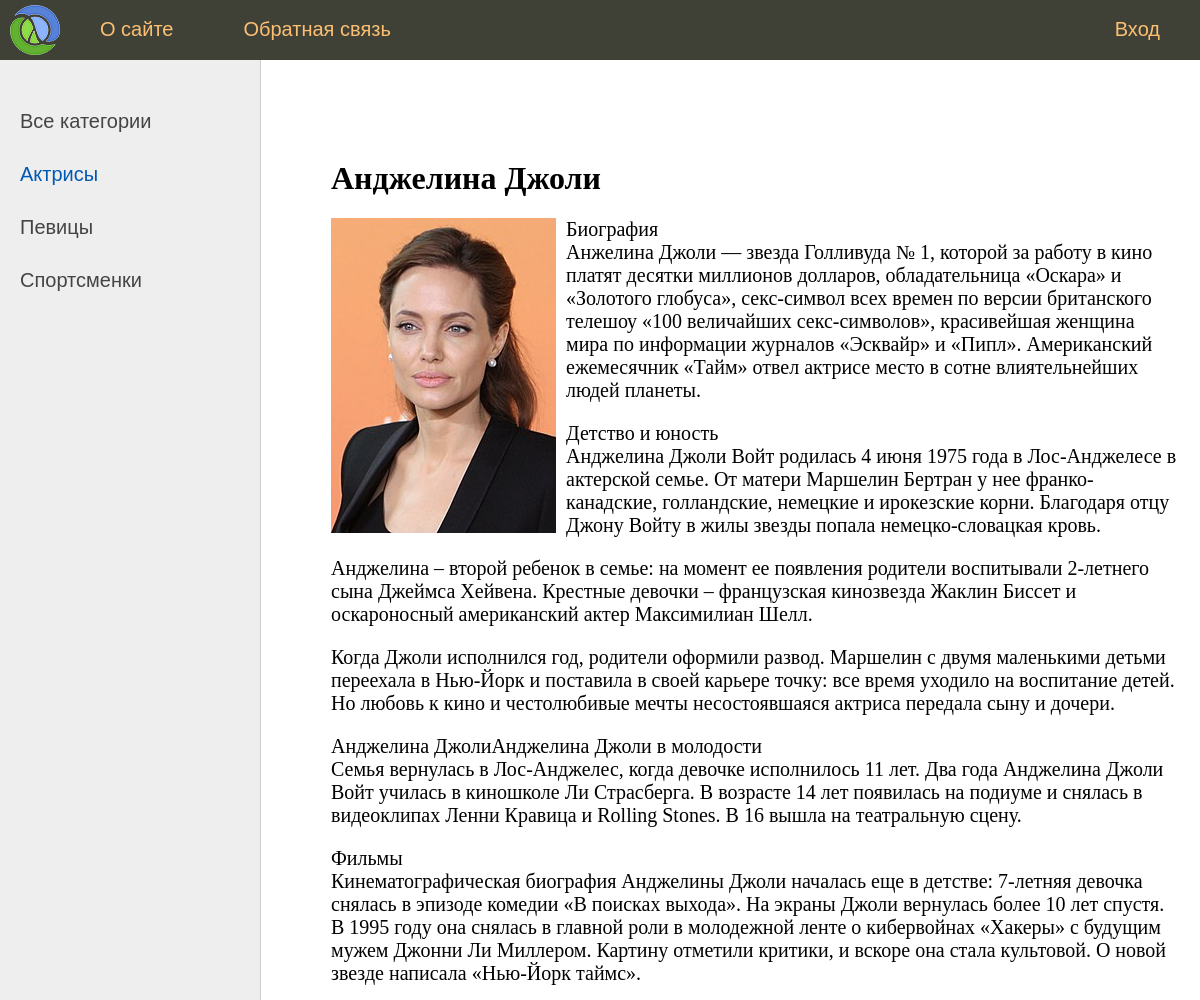
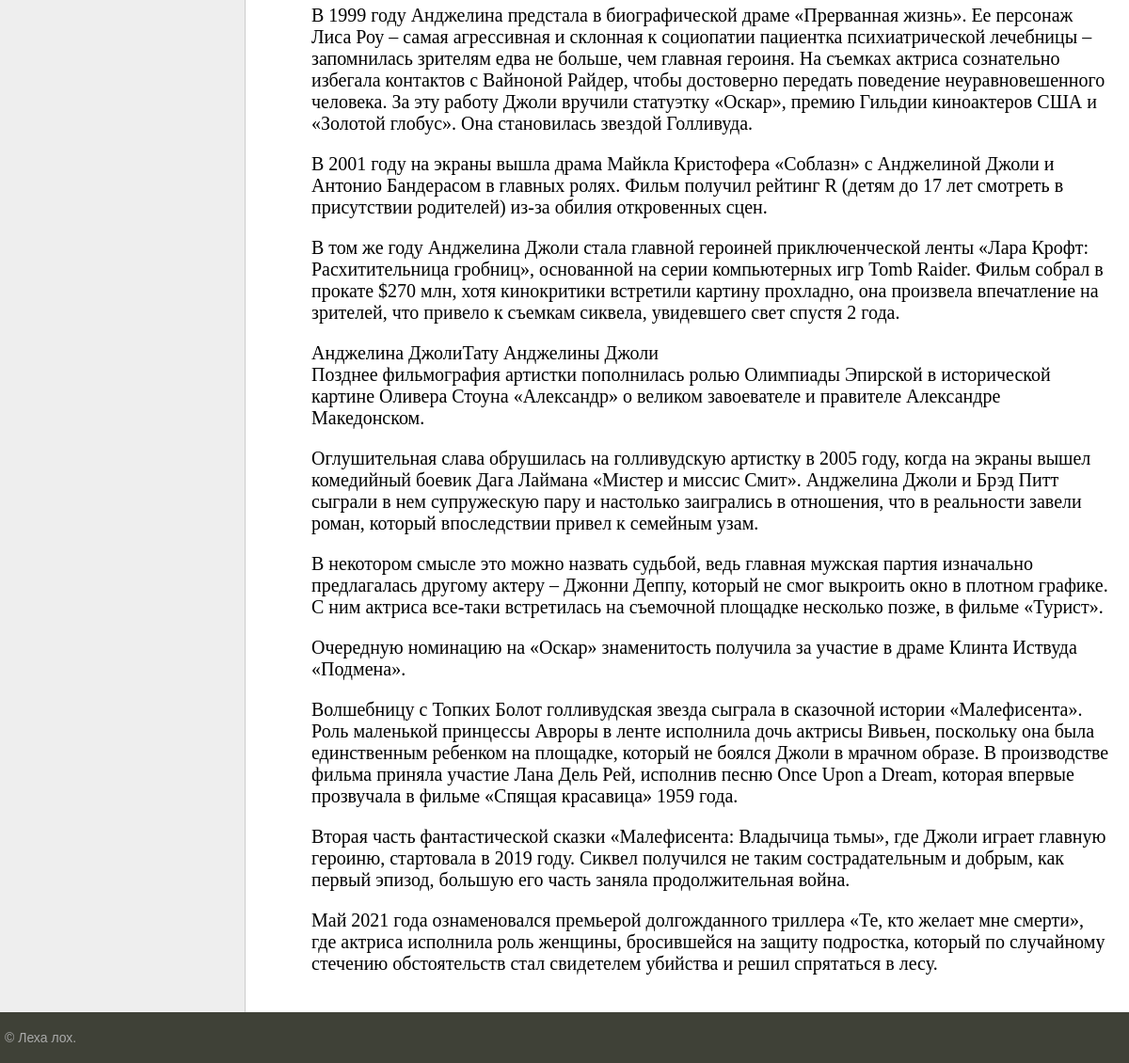
The app's page /post/andzhelina-dzholi/ with its own data (2 pictures, top to bottom).
### women/models.py (models this page shows, shortened)
class Category(models.Model):
    name = models.CharField(max_length=100, db_index = True, verbose_name= 'Категория')
    slug = models.SlugField(max_length=255, unique=True, db_index=True, verbose_name="URL")
    def get_absolute_url(self):
        return reverse('category', kwargs={'cat_slug': self.slug})
    class Meta:
        verbose_name = 'Категории'
        verbose_name_plural = 'Категории'
        ordering = ['id']# Сортировка по умоланию как на сайте так и в админке

class Women(models.Model):
    title = models.CharField(max_length=255, verbose_name= 'Заголовок')
    slug = models.SlugField(max_length=255, unique=True, db_index=True, verbose_name="URL") # unique=True - не будет повторок
    content = models.TextField(blank=True, verbose_name= 'Текст')
    photo = models.ImageField(upload_to="photos/%Y/%m/%d/", verbose_name= 'Фото') # Для работы со статическими данными нужен python -m pip install Pillow
    time_create = models.DateTimeField(auto_now_add=True, verbose_name= 'Дата создания')
    time_update = models.DateTimeField(auto_now=True, verbose_name= 'Дата изменения')
    is_published = models.BooleanField(default=True, verbose_name= 'Публикация')
    cat = models.ForeignKey('Category', on_delete=models.PROTECT, null= True, verbose_name= 'Категория') # Отношение многие к одному (у нескольких женьщины может быть одинаеовая категория)
    def __str__(self):
        return self.title
    class Meta:
        verbose_name = 'Известные женщины'
        verbose_name_plural = 'Известные женщины'
        ordering = ['time_create', 'title']# Сортировка по умоланию как на сайте так и в админке

### women/views.py (the view)
# urls.py: path('post/<slug:post_slug>/', ShowPost.as_view(), name='post'),
class ShowPost(DataMixin, DetailView):
    model = Women
    template_name = 'women/post.htm'
    slug_url_kwarg = 'post_slug' # Принудительно переопреденяем имя переменной из urls, (pk_url_kwarg = 'имя из urls' - для id)
    context_object_name = 'post' # Имя переменной для templates
    def get_context_data(self, *, object_list=None, **kwargs):
        context = super().get_context_data(**kwargs)
        c_def = self.get_user_context(title=context['post'], cat_selected=context['post'].cat_id )
        return dict(list(context.items()) + list(c_def.items()))

### women/templatetags/women_tags.py (called while the page is built)
@register.simple_tag(name='getcats')
def get_categories(): # В шаблоне для использования тега(данных) обращаеся по имени функции
    return Category.objects.all()

### women/utils.py (called while the page is built)
    def get_user_context(self, **kwargs):
        context = kwargs
        cats = cache.get('cats')
        if not cats:
            cats = Category.objects.annotate(Count('women'))
            cache.set('cats', cats, 60)
        user_menu = menu.copy()
        if not self.request.user.is_authenticated:
            user_menu.pop(1) # удаляем пункт меню для не авторизованных пользователей {'title': "Добавить статью", 'url_name': 'add_page'},
        context['menu'] = user_menu
        context['cats'] = cats
        if 'cat_selected' not in context:
            context['cat_selected'] = 0
        return context

### women/templates/women/post.htm
{% extends 'women/base.htm' %}
{% block content %}
<h1>{{title}}</h1>
        {% if post.photo %}
        <p><img class="img-article-left" src="{{post.photo.url}}"></p>
        {% endif %}
        <p>{{post.content|linebreaks}}</p>
{% endblock content %}

### women/templates/women/base.htm (shortened to what this page needs)
{% load static %}
{% load women_tags %}
<!DOCTYPE html>
<html>
<head>
	<link type="text/css" href="{% static 'women/css/styles.css' %}" rel="stylesheet" />
</head>
<body>
<table class="table-page" border=0 cellpadding="0" cellspacing="0">
<tr><td valign=top>
{% block mainmenu %}
	<div class="header">
		<ul id="mainmenu" class="mainmenu">
		<li class="logo"><a href="{% url 'home' %}"><div class="logo"></div></a></li>
{% for m in menu %}
		<li><a href="{% url m.url_name %}">{{m.title}}</a></li>
{% endfor %}
			{% if request.user.is_authenticated %}
			<li class="last"> {{ user.username }} <a href="{% url 'logout_user'%}">| Выход</a></li>
			{% else %}
			<li class="last"><a href="{% url 'login_user'%}">Вход</a></li>
			{% endif %}
		</ul>
	</div>
{% endblock mainmenu %}
<table class="table-content" border=0 cellpadding="0" cellspacing="0">
<tr>
	<td valign="top" class="left-chapters">
	<ul id="leftchapters">
{% if cat_selected == 0 %}
		<li class="selected">Все категории</li>
{% else %}
		<li><a href="{% url 'home' %}">Все категории</a></li>
{% endif %}
{% for c in cats %}
	{% if c.women__count > 0 %}
    	{% if c.pk == cat_selected %}
        	<li class="selected">{{c.name}}</li>
    	{% else %}
        	<li><a href="{{ c.get_absolute_url }}">{{c.name}}</a></li>
		{% endif %}
    {% endif %}
{% endfor %}
	</ul>
</td>
<td valign="top" class="content">
	<div class="content-text">
{% block content %}
{% endblock %}
	</div>
</td></tr></table>
</td></tr>
<tr><td valign=top>
	<div id="footer">
		<p>&copy; Леха лох.</p>
	</div>
</td></tr></table>
</body>
</html>

### women/static/women/css/styles.css (style rules this page uses)
html, body { font-family: 'Arial'; margin: 0; padding: 0; height: 100%; width: 100%; color: #444; }
a { color: #0059b2; text-decoration: none; }
img { max-width: 600px; height: auto; }
img.img-article-left { max-width: 300px; height: auto; float: left; padding: 0 10px 10px 0; }
.table-page { width: 100%; height: 100%; vertical-align: top; }
.table-page tr { height: 100%; }
.header { background: #3F4137; height: 60px; }
.logo { background: url('../images/logo.png') no-repeat 10px 5px; width: 70px; height: 60px; }
ul.mainmenu { list-style: none; margin: 0; padding: 0; height: 60px; color: #fdc073; font-size: 20px; overflow: hidden; }
ul.mainmenu li { float: left; margin: 18px 40px 0 30px; }
ul.mainmenu li.logo { margin: 0; }
ul.mainmenu li.last { float: right; }
ul.mainmenu li a { color: #fdc073; text-decoration: none; }
.table-content { width: 100%; min-height: 100%; height: 100%; }
.left-chapters { margin: 0; background: #eee; border-right: 1px solid #ccc; min-height: 100%; }
.left-chapters ul { width: 230px; min-height: 100%; margin: 0; padding: 20px 10px 10px 20px; list-style: none; font-size: 20px; }
.left-chapters ul li { margin: 30px 0 0 0; color: #999; }
.left-chapters ul li.selected { color: #0059b2; }
.left-chapters ul li a { color: #444; text-decoration: none; }
.content { padding: 40px 20px 20px 40px; width: 100%; box-sizing: border-box; }
.content-text { margin: 60px 0 0 30px; color: #000; font-size: 20px; font-family: Yandex Sans Display Light; }
.content-text h1 { font-size: 32px; }
#footer { box-sizing: border-box; background: #3F4137; padding: 5px; color: #aaa; font-size: 14px; font-family: Verdana, Geneva, Arial, Helvetica; text-align: left; overflow: hidden; }

### records on screen
Category: name "Актрисы"
Category: name "Певицы"
Category: name "Спортсменки"
Women: title "Анджелина Джоли", photo (picture), content "Биография Анжелина Джоли — звезда Голливуда № 1, которой за работу в кино платят десятки миллионов долларов, обладательница «Оскара» и «Золотого глобуса», секс-символ всех времен по версии британского телешоу «100 величайших секс-символов», красивейшая женщина мира по информации журналов «Эсквайр» и «Пипл». Американский ежемесячник «Тайм» отвел актрисе место в сотне влиятельнейших людей планеты. Детство и юность Анджелина Джоли Войт родилась 4 июня 1975 года в Лос-Анджелесе в актерской семье. От матери Маршелин Бертран у нее франко-канадские, голландские, немецкие и ирокезские корни. Благодаря отцу Джону Войту в жилы звезды попала немецко-словацкая кровь. Анджелина – второй ребенок в семье:…"

### other values on screen
{{ m.title }} "О сайте" "Обратная связь"
